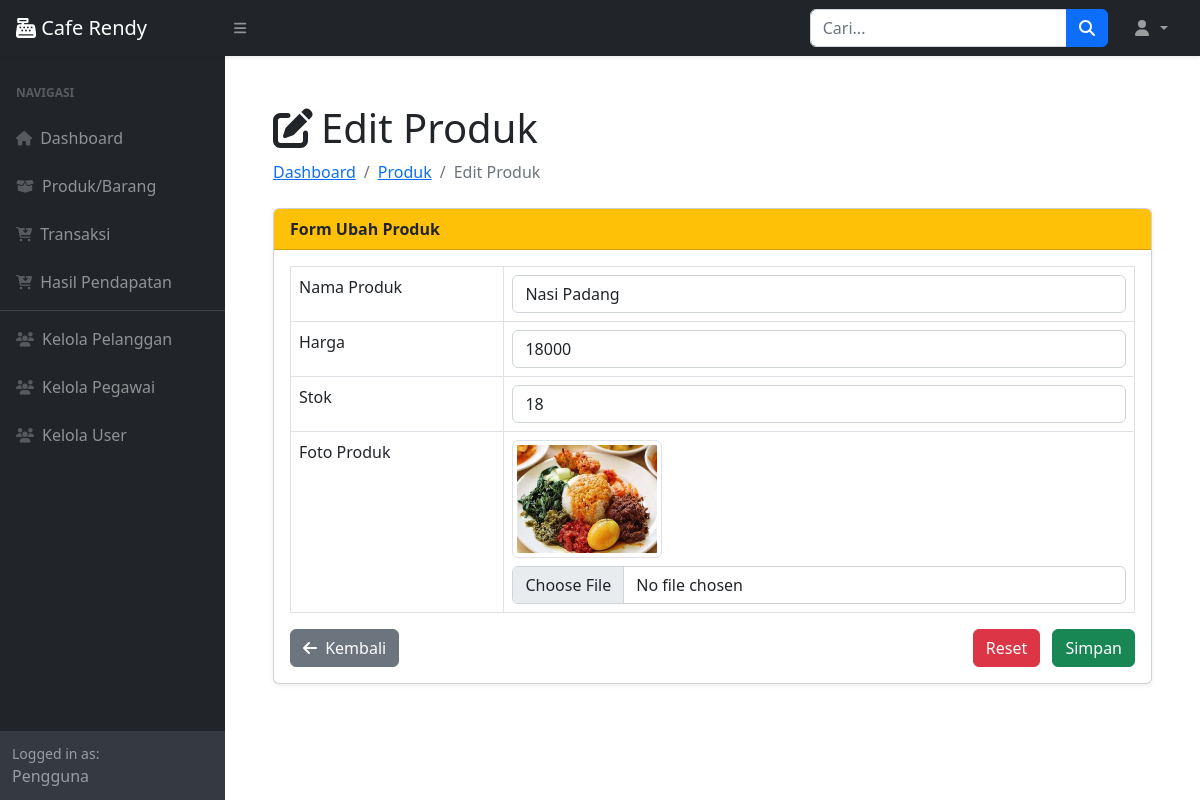
The app's page /?page=produk_ubah&id=8 with its own data.
### tables this page shows
CREATE TABLE `produk` (
  `id_produk` int(11) NOT NULL,
  `nama_produk` varchar(255) DEFAULT NULL,
  `harga` int(11) DEFAULT NULL,
  `stock` int(11) DEFAULT NULL,
  `foto` varchar(255) DEFAULT NULL
);

### produk_ubah.php (the view, shortened to what this page needs)
<?php
include "koneksi.php";
$id = $_GET['id'];
$query = mysqli_query($koneksi, "SELECT * FROM produk WHERE id_produk='$id'");
$data = mysqli_fetch_array($query);
?>
<div class="container-fluid px-4">
    <h1 class="mt-4"><i class="fas fa-edit me-2"></i>Edit Produk</h1>
    <ol class="breadcrumb mb-4">
        <li class="breadcrumb-item"><a href="index.php">Dashboard</a></li>
        <li class="breadcrumb-item"><a href="?page=produk">Produk</a></li>
        <li class="breadcrumb-item active">Edit Produk</li>
    </ol>
    <div class="card shadow-sm mb-4">
        <div class="card-header bg-warning text-dark fw-semibold">
            Form Ubah Produk
        </div>
        <div class="card-body">
            <form method="post" enctype="multipart/form-data">
                <table class="table table-bordered">
                    <tr>
                        <td>Nama Produk</td>
                        <td>
                            <input type="text" name="nama_produk" class="form-control" value="<?= htmlspecialchars($data['nama_produk']) ?>" required>
                        </td>
                    </tr>
                    <tr>
                        <td>Harga</td>
                        <td>
                            <input type="number" name="harga" class="form-control" value="<?= $data['harga'] ?>" required>
                        </td>
                    </tr>
                    <tr>
                        <td>Stok</td>
                        <td>
                            <input type="number" name="stock" class="form-control" value="<?= $data['stock'] ?>" required>
                        </td>
                    </tr>
                    <tr>
                        <td>Foto Produk</td>
                        <td>
                            <?php if (!empty($data['foto'])): ?>
                                <img src="assets/img/produk/<?= $data['foto'] ?>" alt="Foto Produk" class="img-thumbnail mb-2" style="max-width: 150px;">
                            <?php endif; ?>
                            <input type="file" name="foto" class="form-control" accept="image/*">
                        </td>
                    </tr>
                </table>
                <div class="d-flex justify-content-between mt-3">
                    <a href="?page=produk" class="btn btn-secondary">
                        <i class="fas fa-arrow-left me-1"></i> Kembali
                    </a>
                    <div>
                        <button type="reset" class="btn btn-danger me-2">Reset</button>
                        <button type="submit" class="btn btn-success">Simpan</button>
                    </div>
                </div>
            </form>
        </div>
    </div>
</div>

### records on screen
produk: nama_produk "Nasi Padang", harga "18000", stock "18", foto (picture)
